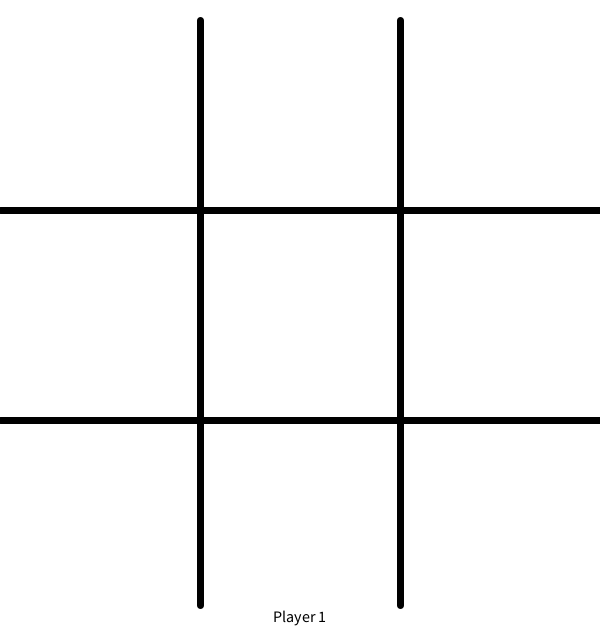
Frame 1 (no input)
Frame 60 (the mouse pressed at the canvas centre just before this capture): identical to frame 1, image omitted
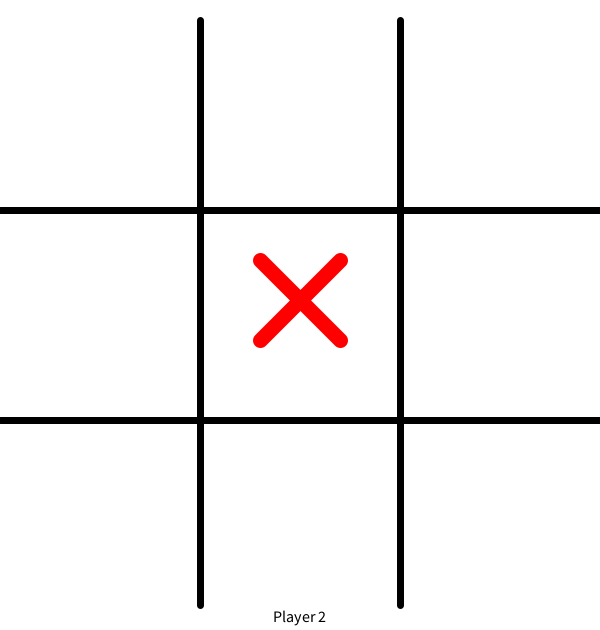
Frame 120 (the mouse held since frame 60 and released just before this capture)

The Processing sketch that drew these frames (run headless with seeded random() and noise(); from frame 60 on, the mouse is pressed at the canvas centre):

// Processing sketch: tic_tac_toe
// ── tic_tac_toe.pde
//boter kaas en eieren

Grid grid;
int numsets = 9;
int collom, rij;
boolean player1Playing = true;
int[] sets = new int[numsets];

// als iemand wint --------------------------
  
int[][] LijstVanIndexenVoorMogeLijkeWinnaars = {
  //voorbeeld bord
  //1 2 3
  //4 5 6
  //7 8 9

//horizontaal
  {0, 1, 2}, 
  {3, 4, 5}, 
  {6, 7, 8}, 
//verticaal
  {0, 3, 6}, 
  {1, 4, 7}, 
  {2, 5, 8}, 
//diagoonaal
  { 0, 4, 8 }, 
  { 6, 4, 2 }

};

int LijstVanIndexenVoorMogeLijkeWinnaars_To_Show=-1;

// Winnaar is: 
int winnaarIs=-1; 
boolean hetIsGelijkspel=false; 

//------------------------------------------------------------------

void setup() {
  size(600, 630);
  grid = new Grid();
  
}

void draw() {
  background(255);
  grid.afbeelden();
  drawPlayerLabel();
  gameEigenschappen();

  showWinningLine();
  heeftIemandGewonnen();
  showWinner();
}

//------------------------------------------------------------------

void mousePressed() {
//waar je klikt komt een vierkantje of circel
  if (winnaarIs!=-1) 
    return; // leave

  collom = mouseX/200;
  rij = mouseY/200;
//dit zorgt ervoor dat je 3 rijen hebt waar je op kan klikken
  int indexInArray = collom + (rij * 3);

  // Is field empty?
  if (sets[indexInArray] == 0) {
    //ok
    if (player1Playing) {
      sets[indexInArray] = 1;
    } else {
      sets[indexInArray] = 2;
    }
  }//if
  player1Playing = ! player1Playing;

  printArray(sets);
  println();
}

void keyPressed() {
  switch(key) { //<>//
  case 'n':
  //als n word geklikt komt er een nieuw spel
    sets = new int[numsets];
    player1Playing = true;
    winnaarIs=-1;
    LijstVanIndexenVoorMogeLijkeWinnaars_To_Show=-1; 
    hetIsGelijkspel=false;
    break;

  default:
    LijstVanIndexenVoorMogeLijkeWinnaars_To_Show=key-48;
    println(LijstVanIndexenVoorMogeLijkeWinnaars_To_Show);
    break;
  }
}

//------------------------------------------------------------------
//laat zien we heeft gewonnen
void showWinner() {
  switch( winnaarIs) {
  case -1: 
    //none
    break; 
//als player 1 wint //<>//
  case 1:
    fill(100, 255, 0); 
    text("Player 1 heeft gewonnen (N voor nieuw spel)", 300, 15);
    break; 
//als player 2 wint
  case 2:
    fill(100, 255, 0);
    text("Player 2 heeft gewonnen!(N voor nieuw spel)", 300, 15);
    break;
  }
}

void heeftIemandGewonnen() {
  int count=0;

  // check als iemand heeft gewonnen
  for (int checkPlayer=1; checkPlayer<=2; checkPlayer++) {

    int tripleCounter=0; 
    for (int[] a : LijstVanIndexenVoorMogeLijkeWinnaars) {   
      count=0;        
      for (int i : a) {
        if ( sets[i] == checkPlayer ) {
          count++;
        }//count
      }//for
      if (count==3) {
        winnaarIs = checkPlayer;
        LijstVanIndexenVoorMogeLijkeWinnaars_To_Show=tripleCounter;
      }
      tripleCounter++;
    }//for
  }//for
}
//deze laat de lijn zien waardoor een player heeft gewonnen
void showWinningLine() {
  int tripleCounter=0; 
  strokeWeight(7);
 
  for (int[] a : LijstVanIndexenVoorMogeLijkeWinnaars) {
    stroke(  255, 0, 0   );
    if (tripleCounter==LijstVanIndexenVoorMogeLijkeWinnaars_To_Show) {
   
      for (int i : a) {
        collom = i % 3;
        rij = i / 3;
        
        PVector pv = new PVector(100 + 200 * collom, 100 + 200* rij);
        line(pv.x-33, pv.y+63, 
          pv.x+33, pv.y+63);
      }//for
    }//if
    tripleCounter++;
  }//for
  strokeWeight(1);
}

void drawPlayerLabel() {
  String label = "Player 1";

  if (player1Playing == false) {
    label = "Player 2";
  }

  if (hetIsGelijkspel) {
    label = "GELIJKSPEL Klik N voor nieuw spel!";
  }
   if (winnaarIs!=-1) {
    label = "Klik N voor een nieuw spel!";
   }
   //deze code zorgt ervoor dat de text onderaan komt te staan in het midden
  fill(0);
  textSize(16);
  textAlign(CENTER, BOTTOM);
  text(label, width/2, height - 5);
}

void gameEigenschappen() {
  int count = 0; 

  for ( int i = 0; i < sets.length; i++) {
    collom = i % 3;
    rij = i / 3;

    switch (sets[i]) {
    case 1:  
      new Cross(collom, rij); 
      break;
    case 2: 
      new Circle(collom, rij); 
      break;
    }//switch
    if (sets[i]!=0) {
      count++;
    }
  }//for 
//als 9 sets dan gelijkspel
  if (count==numsets) {
    //println
    hetIsGelijkspel=true;
  }
}

// ==============================================================
//circel voor tic tac toe!
class Circle {

  int column, row;

  Circle(int column, int row) {
    this.column = column;
    this.row = row;

    afbeelden();
  }
//rondjeeeeee
  void afbeelden() {
    strokeWeight(15);
    stroke(255,255,0);
    fill(255);
    pushMatrix();
    //waar hij moet komen als je op je muis klikt
    ellipse(100 + 200 * column, 100 + 200* row, 
      100, 100);

    popMatrix();
  }
}

// ==============================================================
//kruisje voor tic tac toe!
class Cross {
  int column, row;

  Cross(int column, int row) {
    this.column = column;
    this.row = row;

    afbeelden(); 
  }

  void afbeelden() {
    strokeWeight(15);
    stroke(255,0,0);
//lines voor kruisje
    pushMatrix();
    //de lijnen om het kruisje te maken en de posities waar hij op moet komen als je op je muis klikt
    translate( 100 + column * 200, 100 + row * 200);
    line(- 40, -40, 40, 40);
    line(- 40, 40, 40, -40);

    popMatrix();
  }
}

// ==============================================================
//de code voor het bord
class Grid {

  //het bord
  void afbeelden() {
    strokeWeight(7);
    stroke(0);
    //de lijnen voor de bord
    line(width/3,20, width/3, height - 25);
    line(width/3*2,20, width/3*2, height - 25);
    line(0, height/3, width, height/3);
    line(0, height/3*2, width, height/3*2);
  }
}
